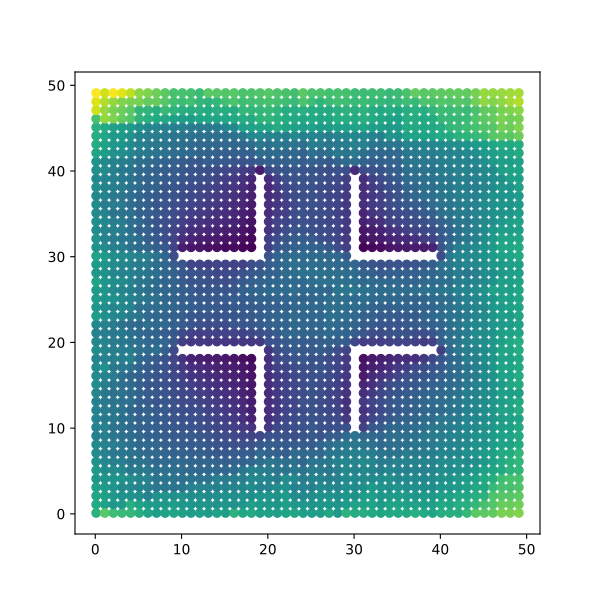

Python code for this plot:
import matplotlib.pyplot as plt
from mpl_toolkits.mplot3d import Axes3D

from humanfactorspy.geometry import LoadOBJ
from humanfactorspy.raytracer import EmbreeBVH
from humanfactorspy.graphgenerator import GenerateGraph
from humanfactorspy.viewanalysis import SphericalViewAnalysis, SphericalViewAnalysisAggregate, AggregationType
import humanfactorspy as hfpy

# Get a sample model path
obj_path = hfpy.get_sample_model("VisibilityTestCases.obj")

# Load the obj file
obj = LoadOBJ(obj_path)

# Create a BVH
bvh = EmbreeBVH(obj, True)

# Set the graph parameters
# Test examples are failing on 1. Seems to be embree failing on edge intersection
start_point = (1.1 , 1.1, 20) #offset X by 60 for each new model
spacing = (1, 1, 5)
max_nodes = 10000
up_step, down_step = 0.1, 0.1
up_slope, down_slope = 1, 1
max_step_connections = 1

# Generate the Graph
graph = GenerateGraph(bvh, start_point, spacing, max_nodes,
                        up_step,up_slope,down_step,down_slope,
                        max_step_connections, cores=-1)

# Convert the graph to a CSR
csr_graph = graph.CompressToCSR()

# Get the nodes of the graph as a list of x,y,z,type,id tuples
nodes = graph.getNodes()
print(len(nodes))

height = 1.7 # Set a height offset to cast rays from the points
ray_count = 100 # Set the number of rays to use per node
scores = SphericalViewAnalysisAggregate(bvh, nodes, ray_count, height,
                                                    upward_fov = 20, downward_fov=20,
                                                    agg_type=AggregationType.AVERAGE)

# Plot the graph using visibility graph as the colors
fig = plt.figure(figsize=(6,6))
plt.scatter(nodes['x'], nodes['y'], c=scores)
plt.show()
